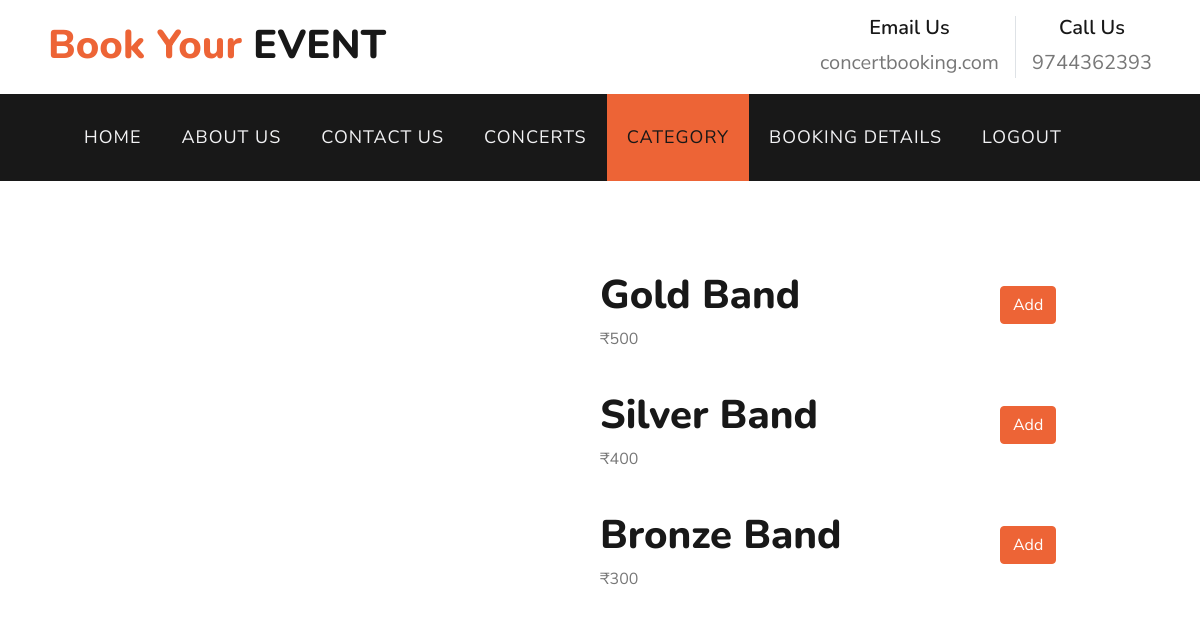
Page /category/17 (signed in) on the committed database.
### app/models.py (models this page shows, shortened)
class Events(models.Model):
    Event_name= models.CharField(max_length=20)
    Location= models.CharField(max_length=40)
    Date= models.CharField(max_length=10)
    Time= models.CharField(max_length=10)
    Gold_Ticket_price= models.CharField(max_length=10)
    Silver_Ticket_price = models.CharField(max_length=10)
    Bronze_Ticket_price = models.CharField(max_length=10)
    Gold_Available_tickets= models.IntegerField()
    Silver_Available_tickets = models.IntegerField()
    Bronze_Available_tickets = models.IntegerField()
    Event_image=models.FileField()
    Status = models.CharField(max_length=12, default='pending')
    Discription=models.CharField(max_length=100)
    Sub_images = models.ManyToManyField(Images,null=True)
    Video = models.FileField(null=True)

### app/views.py (the view)
# urls.py: path('category/<int:d>', views.category),
def category(request,d):
    if 'id' in request.session:
        data = Events.objects.get(pk=d)
        return render(request, 'user_category.html', {'data': data})
    return redirect(login)

### template/user_category.html (shortened to what this page needs)
<!DOCTYPE html>
<html lang="en">
{% load static %}
<head>
    <link href="https://cdnjs.cloudflare.com/ajax/libs/font-awesome/5.10.0/css/all.min.css" rel="stylesheet">
    <link href="{% static 'lib/flaticon/font/flaticon.css' %}" rel="stylesheet">
    <link href="{% static 'lib/owlcarousel/assets/owl.carousel.min.css' %}" rel="stylesheet">
    <link href="{% static 'lib/tempusdominus/css/tempusdominus-bootstrap-4.min.css' %}" rel="stylesheet" />
    <link href="{% static 'css/style.css' %}" rel="stylesheet">
</head>
<body>
                         <div class="row py-3 px-lg-5">
            <div class="col-lg-4">
                <a href="" class="navbar-brand d-none d-lg-block">
                    <h1 class="m-0 display-5 text-capitalize"><span class="text-primary">Book your </span>EVENT</h1>
                </a>
            </div>
            <div class="col-lg-8 text-center text-lg-right">
                <div class="d-inline-flex align-items-center">
                    <div class="d-inline-flex flex-column text-center px-3 border-right">
                        <h6 style="font-size:20px;">Email Us</h6>
                        <p style="font-size:20px;" class="m-0">concertbooking.com</p>
                    </div>
                    <div class="d-inline-flex flex-column text-center pl-3">
                        <h6 style="font-size:20px;"  >Call Us</h6>
                        <p style="font-size:20px;" class="m-0">9744362393</p>
                    </div>
                </div>
            </div>
        </div>
    <div class="container-fluid p-0">
        <nav class="navbar navbar-expand-lg bg-dark navbar-dark py-3 py-lg-0 px-lg-5">
            <div class="collapse navbar-collapse justify-content-between px-3" id="navbarCollapse">
               <div class="navbar-nav mr-auto py-0">
                    <a href="../userhome" class="nav-item nav-link ">HOME</a>
                    <a href="../about" class="nav-item nav-link">ABOUT US</a>
                    <a href="../contact" class="nav-item nav-link">CONTACT US</a>
                     <a href="../userconcerts" class="nav-item nav-link">CONCERTS</a>
                     <a href="../category" class="nav-item nav-link active">CATEGORY</a>
                     <a href="../user_recent_orders" class="nav-item nav-link">BOOKING DETAILS</a>
                    <a href="../logout" class="nav-item nav-link">LOGOUT</a>
                </div>
                               </div>
             </div>
<div  style="width:300px;margin-left:600px;margin-top:90px;">
    <h1 id="g1">Gold Band</h1>
    <p id="g2">₹{{data.Gold_Ticket_price}}</p>
{% if data.Gold_Available_tickets <= 0 %}
    <p style="margin-left:400px;margin-top:-80px;font-size:20px;color:red;">Ticket Sold</p>
    {% else %}
    <button class="btn btn-primary" id="i1" style="margin-left:400px;margin-top:-150px;">Add</button>
{% endif %}
    <div>
    <h1 id="s1">Silver Band</h1>
    <p id="s2">₹{{data.Silver_Ticket_price}}</p>
        {% if data.Silver_Ticket_price <= 0 %}
    <p style="margin-left:400px;margin-top:-80px;font-size:20px;color:red;">Ticket Sold</p>
    {% else %}
    <button class="btn btn-primary" id="i2" style="margin-left:400px;margin-top:-150px;">Add</button>
        {% endif %}
</div>
    <div >
    <h1 id="b1">Bronze Band</h1>
    <p id="b2">₹{{data.Bronze_Ticket_price}}</p>
              {% if data.Bronze_Ticket_price <= 0 %}
    <p style="margin-left:400px;margin-top:-80px;font-size:20px;color:red;">Ticket Sold</p>
    {% else %}
    <button class="btn btn-primary" id="i3" style="margin-left:400px;margin-top:-150px;">Add</button>
        {% endif %}
</div>
</body>
</html>

### rows in the picture
Events: Gold_Ticket_price "500", Silver_Ticket_price "400", Bronze_Ticket_price "300"
